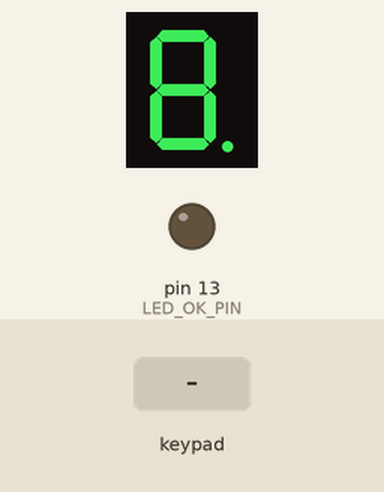
A sketch run on a simulated Arduino Uno, built with avr-gcc and run on an emulated ATmega328P. On the bench: 1-digit seven-segment display, output pins drawn as LEDs (lit = HIGH). Wiring (inferred from the names in the program): 2×4 keypad with keys 1 2 3 4 5 6 7 8 (labels assumed): rows pin 18, pin 19; columns pin 17, pin 16, pin 15, pin 14; 1-digit 7-segment display, segments lit when HIGH: segments pin 8, pin 7, pin 6, pin 5, pin 4, pin 3, pin 2, pin 2. The inputs (shaded band) are chosen by the test bench. The segment pins are drawn as the display they are named for; pins used as bus, display or sensor lines are not drawn.

Above: at 1.2 s.
1.3 s: keypad keys 1 2 3 4 pressed 0.4 s apart
At 4.2 s:
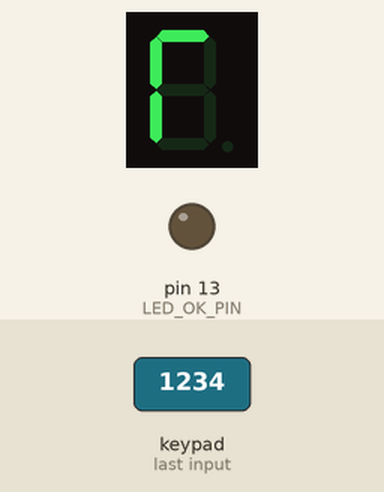
4.4 s: key '8' pressed
At 6.0 s:
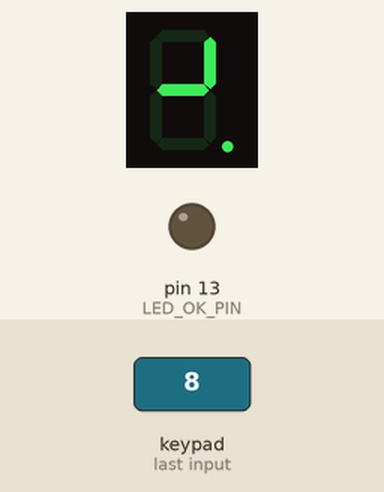
6.6 s: key '2' pressed
At 7.4 s:
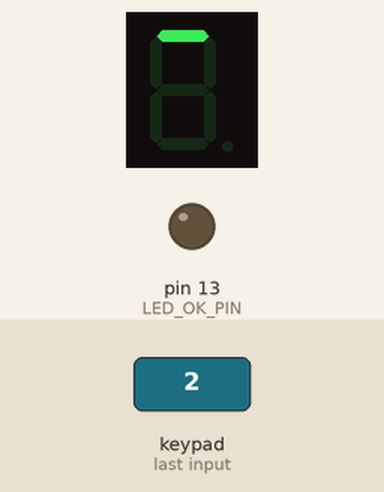
9.6 s: key '5' pressed
At 10.5 s:
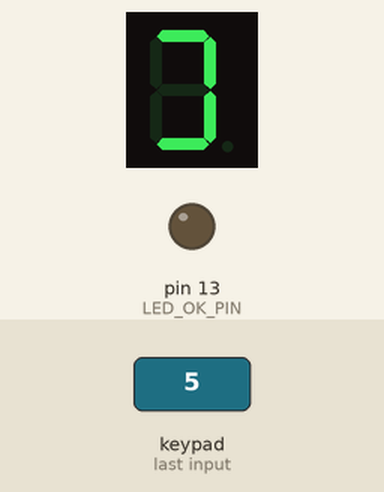
12.4 s: key '4' pressed
At 15.0 s:
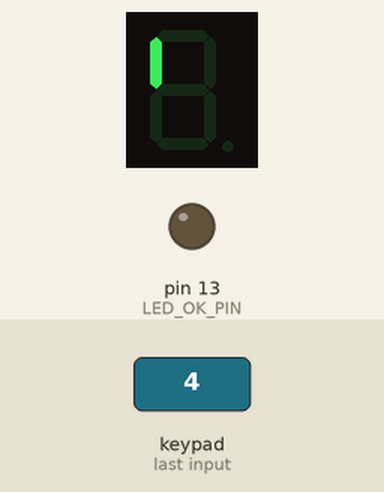
15.4 s: key '6' pressed
At 18.0 s:
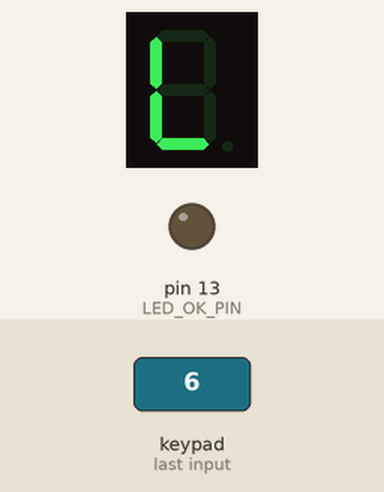
Timing chart, 0 to 19.4 s (numbered marks = the images above; inputs shaded):
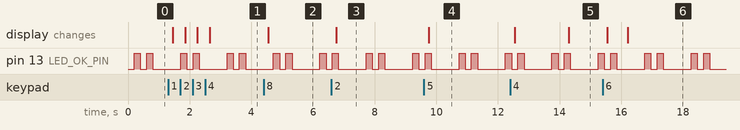

The sketch:

test_keypad.ino
```cpp
// (licence header left out)
/** \addtogroup main_c main_c module
 ** @{ */
/********************************[Header File]*************************************//**
 * @file  proyect name
 * @brief proyecto princial
 * @version version
 * @date   dom 30 de junio 2019
 * @note none
 * @par jel
 *************************************************************************************/
/*
 *
 **********************************************************************************************
 *
 * ==========================[ Begin, Add header file ]==========================
 *
 * ******************************************************************************************** */
#include <Arduino.h>
//#include "typedef.h"
#include "systick.h"
/**/
#include "ledBlinky.h"


/*--definimos los pines antes de incluir el header file*/

#define keypad_pinCOLUMN_01		17 /**<@brief pin Columna 1 Entrada, pull-Up digita */
#define keypad_pinCOLUMN_02		16 /**<@brief pin Columna 2 Entrada, pull-Up digita */
#define keypad_pinCOLUMN_03		15 /**<@brief pin Columna 3 Entrada, pull-Up digita */
#define keypad_pinCOLUMN_04		14 /**<@brief pin Columna  Entrada, pull-Up digita */
#define keypad_pinFILA_01		21 /**<@brief pin Fila 1 salida digita */
#define keypad_pinFILA_02		20 /**<@brief pin Fila 2 salida digita */
#define keypad_pinFILA_03		19 /**<@brief pin Fila 3 salida digita */
#define keypad_pinFILA_04		18 /**<@brief pin Fila 4 salida digita */

#include "keypad.h"
#include "deco7seg.h"
/*
 * **********************************************************************************************
 *
 * ==========================[ End, Add header file ]==========================
 *
 * ******************************************************************************************** */
/*
 *
 **********************************************************************************************
 *
 * ==========================[ Begin, Labels for project config ]==========================
 *
 * ******************************************************************************************** */
#define LED_OK_PIN  13


#define map_keypad_version 0x02
/*
 * **********************************************************************************************
 *
 * ==========================[ End, Labels for project config ]==========================
 *
 * ******************************************************************************************** */
/*
 *
 **********************************************************************************************
 *
 * ==========================[ Begin, typedef for project ]==========================
 *
 * ******************************************************************************************** */

/*
 * **********************************************************************************************
 *
 * ==========================[ End, typedef for project ]==========================
 *
 * ******************************************************************************************** */


/*
 *
 **********************************************************************************************
 *
 * ==========================[ Begin, Add Macro Labels ]==========================
 *
 * ******************************************************************************************** */

/* macros labels de encendido y apagado de leds */

/*
 * **********************************************************************************************
 *
 * ==========================[ End, Add Macro Labels ]==========================
 *
 * ******************************************************************************************** */

/*
 *
 **********************************************************************************************
 *
 * ==========================[ Begin, Macro Function ]==========================
 *
 * ******************************************************************************************** */


/*
 * **********************************************************************************************
 *
 * ==========================[ End, Macro Function ]==========================
 *
 * ******************************************************************************************** */
/*
 *
 * *********************************************************************************************
 *
 * ==========================[ begin, local Function declaration ]==========================
 *
 * ******************************************************************************************** */

/*
 *
 **********************************************************************************************
 *
 * ==========================[ End, local Function declaration ]==========================
 *
 * ******************************************************************************************** */
/*
 * ====================================================================================================================
 */
/*
 *
 * **********************************************************************************************
 *
 * ===============================[ Begin, declaracion de variables ]================================
 *
 * ********************************************************************************************
 * todo :declaracion de variables
 *
 * */
ledBlinky_c LedOk(LED_OK_PIN);

#if (map_keypad_version == 0x01)
unsigned char mapKeypad[keypad_NUM_FILA][keypad_NUM_COLUM]={\
								{'1','2','3','A'},\
								{'4','5','6','B'},\
								{'7','8','9','C'},\
								{'*','0','#','D'}};
#elif (map_keypad_version == 0x02)
unsigned char mapKeypad[keypad_NUM_FILA][keypad_NUM_COLUM]={\
								{1,2,3,0x0F},\
								{4,5,6,0x0E},\
								{7,8,9,0x0D},\
								{0x0A,0,0x0B,0x0C}};
#endif

/* **********************************************************************************************
 *
 * ===================================[ End, declaracion de variables ]===================================
 *
 * ********************************************************************************************
 *
 * */
/*
 * ******************************************************************************//**
 * \fun void setup(void)
 * \brief definicion de la funcion principal de configuracion, en la cual nos
 *  encargamos de cofigurar e inicializar todo el hardware y objetos relacionado
 *  al proyecto.
 * \return nothing
 * @note
 * **********************************************************************************/
void setup()
{
  deco7seg_Init();
#if(__keypad_VERSION__ == 0x01)
  keypad_init(deco7seg_update);
#elif(__keypad_VERSION__ == 0x02)
  keypad_init(deco7seg_update,mapKeypad);
#endif
  LedOk.set(2);
}
/*
 * ******************************************************************************//**
 * \fun void loop(void);
 * \brief definicion de la funcion de super loop, cuerpo del sistema embebido.
 * En el cuerpo de esta debemos colocar todas las funciones que se deben ir
 * actualizando de forma periodica.
 * \return nothing
 * **********************************************************************************/
void loop()
{
  LedOk.update();
  keypad_update();
}
/*
 * ====================================================================================================================
 */
/*
 * **********************************************************************************************
 *
 * ==========================[ begin, local Function declaration ]==========================
 *
 * **********************************************************************************************
 */
/*
 * **********************************************************************************
 * \fun void function(void);
 * \brief funcion nucleo llamada desde el super loop para cambiar los blink del
 * led bajo test. *
 * \return nothing
 * **********************************************************************************/
void function(unsigned char value)
{

}

/*
 *
 * **********************************************************************************************
 *
 * ==========================[ End, local Function Definition ]==========================
 *
 * ******************************************************************************************** */
```

systick.cpp
```cpp
/*
 * systick.c
 *
 *  Created on: 2 jul. 2019
 *      Author: jel
 */
#include <Arduino.h>
#include "typedef.h"
#include "systick.h"
/*
 * **********************************************************************************
 * \fun bool_t systick_TimeOut_ms(uint_t *pAcu, const uint_t time);
 * \brief	funcion para verificar time out (si se agoto el tiempo) de una
 * tarea en particular.
 * \param pAcu : puntero al acumulador del tipo uint_t, el cual retiene el tiempo
 * o tick de la tarea a ejecutar en tiempo real.
 * \param time : tiempo de agotamiento, en caso de que este se cumpla el valor se
 * actualiza sobre la variable acumulador.
 * \return retorna el estado del agotamiento.
 * 		+ TRUE : El tiempo se agoto, y el valor del acumulador se actualizo.
 * 		+ FALSE : El tiempo aun no se agoto y el valor del acumulador no se actualizo.
 * @note
 * \par example :
 <pre>
 uint_t acu;
 if( systick_TimeOut_ms(&acu,1000))
 {
 	 LED(ON);
 }
 else
 {
 	 LED(OFF);
 }
 </pre>
*************************************************************************************/
bool_t systick_TimeOut_ms(uint_t *pAcu, const uint_t time)
{
  if(( millis() - *pAcu ) > time )
  {
    *pAcu = millis();
    return TRUE;
  }
  else return FALSE;
}
/**
 *
 * */
#if( __systick_VERSION__ >= 0x01 )
/*
 * **********************************************************************************
 * \fun bool_t systick_TimeOut_us(uint_t *pAcu, const uint_t time);
 * \brief	funcion para verificar time out (si se agoto el tiempo) de una
 * tarea en particular.
 * \param pAcu : puntero al acumulador del tipo uint_t, el cual retiene el tiempo
 * o tick de la tarea a ejecutar en tiempo real.
 * \param time : tiempo de agotamiento, en caso de que este se cumpla el valor se
 * actualiza sobre la variable acumulador.
 * \return retorna el estado del agotamiento.
 * 		+ TRUE : El tiempo se agoto, y el valor del acumulador se actualizo.
 * 		+ FALSE : El tiempo aun no se agoto y el valor del acumulador no se actualizo.
 * @note
 * \par example :
 <pre>
 uint_t acu ;
 systick_Init_us(acu);
 if( !systick_TimeOut_us(&acu,1000)) return;
 TASK_01(ON);
 </pre>
*************************************************************************************/
bool_t systick_TimeOut_us(uint_t *pAcu, const uint_t time)
{
  if(( micros() - *pAcu ) > time )
  {
    *pAcu = micros();
    return TRUE;
  }
  else return FALSE;
}
#endif /* #if( __systick_VERSION__ >= 0x01 ) */


/**
 *
 * */
#if( __systick_VERSION__ >= 0x02 )
/*
 * **********************************************************************************
 * \fun bool_t systick_nTimeOut_ms(uint_t *pAcu, const uint_t time);
 * \brief	funcion para verificar time out (si se agoto el tiempo) de una
 * tarea en particular. Es la negacion de la funcion \ref systick_TimeOut_ms()
 * \param pAcu : puntero al acumulador del tipo uint_t.
 * \param time : tiempo de agotamiento, en caso de que este se cumpla el valor se
 * actualiza sobre la variable acumulador.
 * \return retorna el estado del agotamiento.
 * 		+ FALSE : El tiempo se agoto, y el valor del acumulador se actualizo.
 * 		+ TRUE : El tiempo aun no se agoto y el valor del acumulador no se actualizo.
 * @note
 * \par example :
 <pre>
 uint_t acu ;
 systick_nTimeOut_ms(acu);
 if( systick_nTimeOut_ms(&acu,1000)) return;
 TASK_01(ON);
 </pre>
*************************************************************************************/
bool_t systick_nTimeOut_ms(uint_t *pAcu, const uint_t time)
{
  if(( millis() - *pAcu ) > time )
  {
    *pAcu = millis();
    return FALSE;
  }
  else return TRUE;
}
/*
 * **********************************************************************************
 * \fun bool_t systick_nTimeOut_us(uint_t *pAcu, const uint_t time);
 * \brief	funcion para verificar time out (si se agoto el tiempo) de una
 * tarea en particular. Es la negacion de la funcion \ref systick_TimeOut_us()
 * \param pAcu : puntero al acumulador del tipo uint_t.
 * \param time : tiempo de agotamiento, en caso de que este se cumpla el valor se
 * actualiza sobre la variable acumulador.
 * \return retorna el estado del agotamiento.
 * 		+ FALSE : El tiempo se agoto, y el valor del acumulador se actualizo.
 * 		+ TRUE : El tiempo aun no se agoto y el valor del acumulador no se actualizo.
 * @note
 * \par example :
 <pre>
 uint_t acu ;
 systick_nTimeOut_us(acu);
 if( systick_nTimeOut_us(&acu,1000)) return;
 TASK_01(ON);
 </pre>
*************************************************************************************/
bool_t systick_nTimeOut_us(uint_t *pAcu, const uint_t time)
{
  if(( micros() - *pAcu ) > time )
  {
    *pAcu = micros();
    return FALSE;
  }
  else return TRUE;
}
#endif /* #if( __systick_VERSION__ >= 0x02 ) */
```

typedef.h
```cpp
/*
 * typedef.h
 *
 *  Created on: 2 jul. 2019
 *      Author: jel
 */

#ifndef __typedef_h__//TYPEDEF_H_
#define __typedef_h__

#include <stdint.h>

typedef uint32_t uint_t;
typedef enum{ FALSE = 0 ,TRUE = ~FALSE } bool_t;
typedef enum{ DISABLE = 0x00 ,ENABLE = 0x80 } action_t;

#define __ENABLE__	0x80 /* 0x80 */
#define __DISABLE__ 0x00 /* 0x00 */


#endif /* __typedef_h__ */
```

Source omitted: deco7seg.cpp (32400 bytes), deco7seg.h (12946 bytes), keypad.cpp (25049 bytes), keypad.h (23676 bytes), ledBlinky.cpp (24494 bytes), ledBlinky.h (23923 bytes), systick.h (7007 bytes)

Measured:
- after the input at 1.3 s, the display: first changes after 0.15 s (image 1 shows a later state)
- after the input at 4.4 s, the display: changes after 0.15 s (image 2)
- after the input at 6.6 s, the display: changes after 0.15 s (image 3)
- after the input at 9.6 s, the display: changes after 0.15 s (image 4)
- after the input at 12.4 s, the display: first changes after 0.15 s (image 5 shows a later state)
- after the input at 15.4 s, the display: first changes after 0.15 s (image 6 shows a later state)
- by itself, pin 13 (LED_OK_PIN): repeats every 1.5 s: HIGH 0.20 s, LOW 0.90 s, HIGH 0.20 s, LOW 0.20 s
